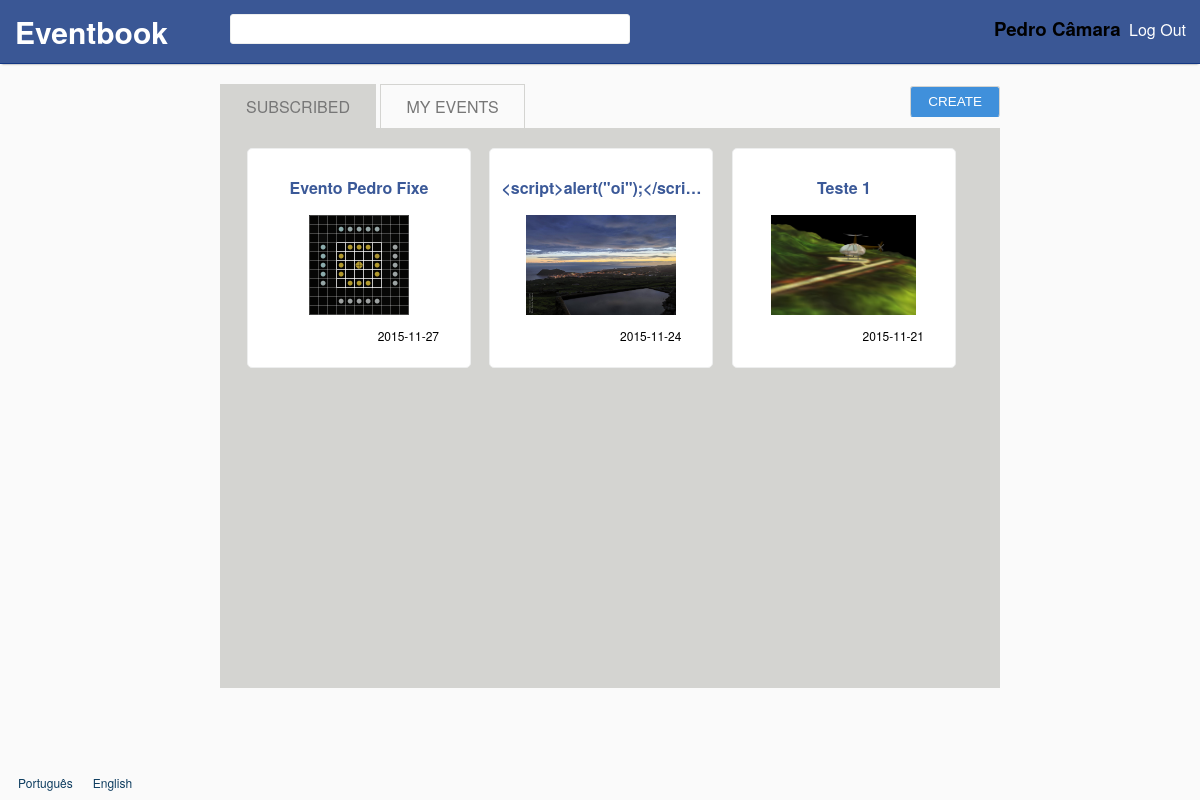
Page / (signed in) on the earlier database version.
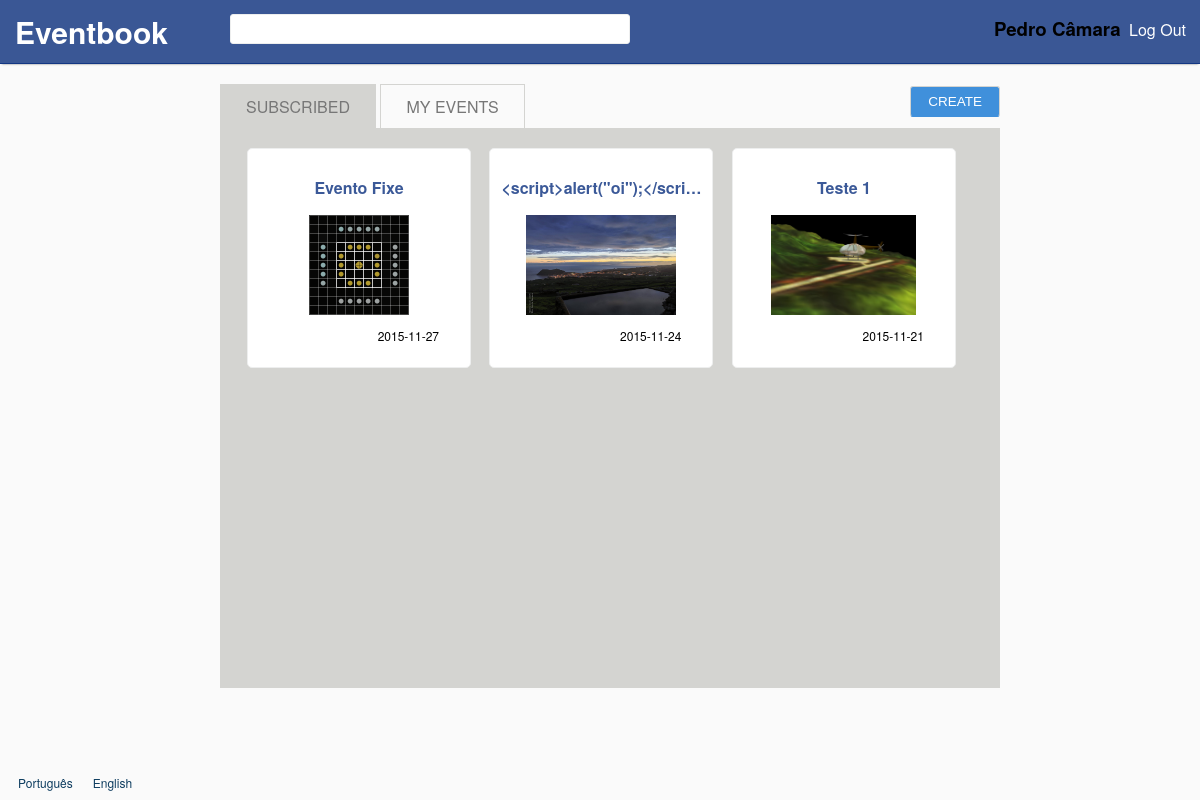
Same page on the later database version.
### tables this page shows
CREATE TABLE events
(
id INTEGER PRIMARY KEY,
name TEXT NOT NULL,
image TEXT NOT NULL,
creation_date DATETIME DEFAULT(DATETIME('now')),
date DATETIME NOT NULL,
description TEXT NOT NULL,
type_id INTEGER NOT NULL REFERENCES event_types(id),
user_id INTEGER NOT NULL REFERENCES users(id),
deleted BOOLEAN DEFAULT(0),
public BOOLEAN DEFAULT(1)
);

### core/config.php (called while the page is built)
<?php
  $_CONFIG['web_root'] = '/trabalho/';
  $_CONFIG['jquery'] = 'js/jquery-1.11.3.min.js';
  $_CONFIG['allowed_image_types'] = array(IMAGETYPE_GIF,IMAGETYPE_JPEG,IMAGETYPE_PNG);
  $_CONFIG['uploads_path'] = 'uploads/';
  $_CONFIG['max_image_upload'] = 5000000;
?>

### languages/en.php (called while the page is built, shortened)
<?php
$lang = array();
$lang['SITE_NAME'] = 'Eventbook';
$lang['REGISTER'] = 'Register';
$lang['FIRST_NAME'] = 'First Name';
$lang['FIRST_NAME_ERROR'] = 'Invalid first name.';
$lang['LAST_NAME'] = 'Last Name';
$lang['LAST_NAME_ERROR'] = 'Invalid last name.';
$lang['EMAIL'] = 'E-mail';
$lang['EMAIL_ERROR'] = "Invalid email.";
$lang['EMAIL_IN_USE'] = "Email already in use.";
$lang['CONFIRM_EMAIL'] = 'Confirm e-mail';
$lang['PASSWORD'] = 'Password';
$lang['PASSWORD_LENGTH'] = "Passwords must have at least 8 characters.";
$lang['PASSWORD_DIFF'] = "Passwords do not match.";
$lang['CONFIRM_PASSWORD'] = 'Confirm password';
$lang['LOGIN'] = 'Log In';
$lang['UNREGISTERED_EMAIL'] = 'Unregistered or invalid email.';
$lang['INVALID_PASSWORD'] = 'Invalid password.';
$lang['LOGOUT'] = 'Log Out';
$lang['MY_EVENTS'] = 'My Events';
$lang['SUBSCRIBED'] = 'Subscribed';
$lang['CREATE'] = 'Create';
$lang['PRIVATE'] = 'Private';
$lang['PUBLIC'] = 'Public';
$lang['NAME'] = 'Name';
$lang['DESCRIPTION'] = 'Description';
$lang['DATE'] = 'Date';
$lang['IMAGE'] = 'Image';
$lang['TYPE'] = 'Type';
$lang['PARTY'] = 'Party';
$lang['BUSINESS'] = 'Business';
$lang['MEETING'] = 'Meeting';
$lang['CEREMONY'] = 'Ceremony';
$lang['EDUCATIONAL'] = 'Educational';
$lang['INVALID_NAME'] = 'Invalid name.';
$lang['INVALID_DESCRIPTION'] = 'Invalid description.';
$lang['INVALID_DATE'] = 'Invalid date.';
$lang['INVALID_IMAGE'] = 'Upload a valid image.';
$lang['IMAGE_SIZE_ERROR'] = "Image's size can not be higher than 5MB.";
$lang['IMAGE_EXT_ERROR'] = 'Invalid extension (Accepted: jpg, png, gif).';
$lang['SUBSCRIBE'] = 'Subscribe';
$lang['UNSUBSCRIBE'] = 'Unsubscribe';
$lang['DELETE_MSG'] = 'Are you sure you want to delete this event?';
$lang['DELETE'] = 'Delete';
$lang['EDIT'] = 'Edit';
$lang['SAVE'] = 'Save';
$lang['ALBUMS'] = 'Albums';
$lang['PRIVATE_EVENT'] = 'Private Event';
$lang['PUBLIC_EVENT'] = 'Public Event';
$lang['LEAVE_A_COMMENT'] = 'Leave a comment';
$lang['COMMENTS'] = 'Comments';
$lang['MAKE_COMMENT'] = 'Comment';
$lang['NO_COMMENTS_YET'] = 'There are no comments yet.';
$lang['SUBSCRIBERS'] = 'Subscribers';
$lang['ZERO_SUBS'] = "The event doesn't have subscribers.";
$lang['1'] = 'January';
$lang['2'] = 'February';
$lang['3'] = 'March';
$lang['4'] = 'April';
$lang['5'] = 'May';
?>

### database/users.php (called while the page is built, shortened)
<?php
	include_once('connection.php');
	function getFullName($user_id)
	{
		global $db;
		$stmt = $db->prepare("SELECT (first_name || ' ' || last_name) full_name FROM users WHERE id = ?");
		$stmt->execute(array($user_id));
		$user = $stmt->fetch();
		if ($user !== false)
			return $user['full_name'];
		return null;
	}
?>

### database/events.php (called while the page is built, shortened)
<?php
	include_once('connection.php');
	function getSubscribedEvents($user_id)
	{
		global $db;
		$stmt = $db->prepare('SELECT events.id id,name,image,date,description,type FROM event_subscriptions
			LEFT JOIN events ON events.id = event_id
			LEFT JOIN event_types ON type_id = event_types.id
			WHERE event_subscriptions.user_id = ? AND deleted = 0');
		$stmt->execute(array($user_id));
		return $stmt->fetchAll();
	}
?>

### templates/main_page.php (the view, shortened to what this page needs)
<?php
include_once('core/require_session.php');
include_once('database/events.php');
function print_event($row)
{
	global $lang; ?>
	<li class="event box">
		<a href="events/<?php echo $row['id'] ?>" >
			<h3><?php echo $row['name'] ?></h3>
			<div class="div-event-image" style="background-image:url(<?php echo $row['image'] ?>)"></div>
			<p class="event-date"><?php echo $row['date'] ?></p>
		</a>
	</li>
	<?php
} ?>
<!DOCTYPE html>
<html>
<head>
	<link rel="stylesheet" href="styles.css">
</head>
<body>
	<div id="wrapper">
		<?php include('templates/header.php'); ?>
		<div id="content" class="center default-width">
			<ul class="tabs">
				<li><a href="#subscribed"><?php echo $lang['SUBSCRIBED'] ?></a></li>
				<li><a href="#mine"><?php echo $lang['MY_EVENTS'] ?></a></li>
				<li class="tab-right button"><a href="events/new"><?php echo $lang['CREATE'] ?></a></li>
			</ul>
			<div class="tabs-panel">
				<div id="subscribed">
					<ul class="events-list">
						<?php
						$events = getSubscribedEvents($_SESSION['user_id']);
						foreach ($events as $row) print_event($row);
						?>
					</ul>
				</div>
			</div>
		</div>
		<?php include('templates/footer.php'); ?>
	</div>
</body>
</html>

### index.php
<?php
	include_once('core/common.php');
	if (isSet($_SESSION['user_id']))
	{
		include('templates/main_page.php');
	}
	else
	{
		include('templates/login_page.php');
	}
?>

### templates/header.php (shortened to what this page needs)
<div id="header">
	<a id="webroot" href="<?php echo $_CONFIG['web_root'] ?>"><h1><?php echo $lang['SITE_NAME'] ?></h1></a>
	<input id="search" type="text" autocomplete="off">
	<div id="logout">
		<?php if (isSet($_SESSION['user_id'])) { ?>
			<h3 id="user_name"> <?php echo getFullName($_SESSION['user_id']) ?></h3>
			<a href="<?php echo $_CONFIG['web_root'] ?>logout"><?php echo $lang['LOGOUT'] ?></a>
		<?php } ?>
	</div>
</div>

### templates/footer.php
<?php
	$langs = array("pt"=>"Português","en"=>"English");
?>
<div id="footer">
	<?php
		foreach($langs as $lang => $name) {
			echo '<form action=""><input name="lang" type="hidden" value="'.$lang.'"><input id="language" type="submit" value="'.$name.'"></form>';
		}
	?>
</div>

### styles.css (style rules this page uses)
html, body { margin:0; padding:0; height:100%; background: #fafafa; font-family: 'proxima-nova','Helvetica Neue',Arial,Helvetica,sans-serif; }
#wrapper { min-height:100%; position:relative; }
#header { background:#3a5795; border-bottom: 1px solid #133783; box-shadow: 0 2px 2px -2px rgba(0, 0, 0, .52); padding:10px; min-width: 950px; }
#header * { display: inline; height: 30px; }
#header h1 { font-size: 30px; padding: 0 5px; margin-top: 30px }
#header a { border-radius: 3px; text-decoration: none; color: white; padding: 0; }
#search { position: absolute; top: 14px; left: 230px; width: 400px; height:30px; }
#logout > a { padding: 4px; }
#logout { float: right; padding-top: 5px; }
#content { padding-bottom:50px; }
#footer { width:100%; height:30px; padding-top: 20px; position:absolute; bottom:0; left:0; }
#footer form { display: inline-block; padding: 0px; }
#footer input { background:none; border:none; padding: 0; font: inherit; cursor: pointer; text-decoration: none; color: #0d3c5f; font-size: 12px; margin-left:16px; padding: 2px; }
.box { background-color: #fff; border: 1px solid #edeeee; border-radius: 5px; margin: 0; margin-bottom: 20px; padding: 11px; }
.button { color: #fff; background-color: #4090db; border-color: #4090db; border-radius: 3px; border-style: solid; border-width: 1px; cursor: pointer; padding: 2px 6px; font: 13.5px Arial; text-decoration: none; box-sizing: border-box; display: inline-block; margin: 0; }
input[type="text"],input[type="password"],input[type="email"], select { margin: 0; display: block; border: 1px solid #edeeee; border-radius: 3px; height: 35px; -webkit-box-sizing: border-box; -moz-box-sizing: border-box; box-sizing: border-box; padding: 10px; }
.div-event-image { height: 100px; background-size: contain; background-position: center; background-repeat: no-repeat; }
.event.box > a > p { text-align:right; font-size: 12px; margin-right: 20px; }
.event.box > a > h3 { color: #3b5998; font-size: 1em; white-space: nowrap; overflow: hidden; text-overflow: ellipsis; }
.event.box > a { text-decoration: none; color: black; }
.event.box { width: 200px; text-align:center; display: inline-block; margin-left: 7px; margin-right: 7px; color: white; }
.events-list { margin:0; padding:0; margin-bottom: -20px; }
.default-width { width: 800px; }
.center { margin: 20px auto 0; }
ul.tabs { margin: 0; padding: 0px; margin-left: 20px; }
.tabs-panel { background: #d4d4d1; height: 520px; overflow:auto; padding: 20px 0 20px 20px; margin-left: 20px; }
ul.tabs li { display: inline-block; padding: 10px 15px; border-top: 1px solid #d4d4d1; border-right: 1px solid #d4d4d1; border-left: 1px solid #d4d4d1; text-decoration: none; list-style-type: none; }
ul.tabs li.active { background: #d4d4d1; }
.tabs li a { padding: 10px; text-transform: uppercase; color: #777; text-decoration: none; }
.tab-right { float:right; }
.tab-right.button > * { color: #fff; }
.tab-right.button { padding: 7px; margin-top:2px; }

Differences in the rows shown:
changed events: name "Evento Pedro Fixe" → "Evento Fixe"
